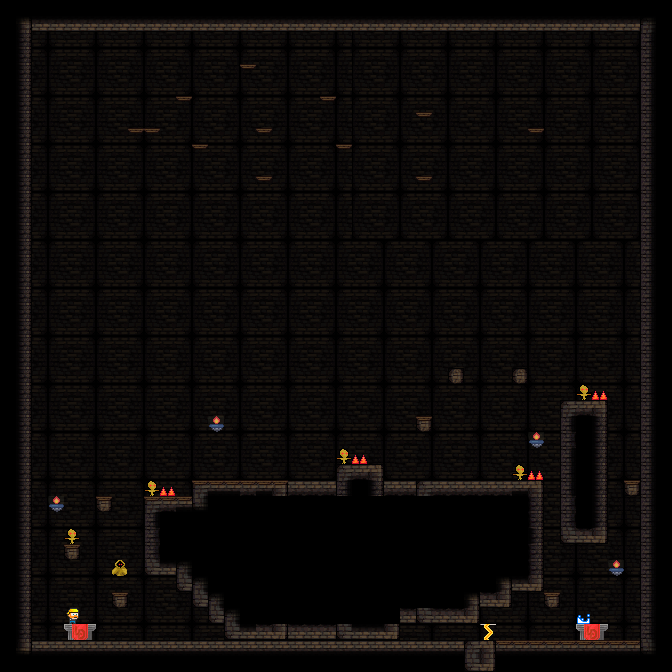

A 2D game scene composited from a Tiled map and its tileset images. What follows is a short description and the map's XML, with each tile layer's data collapsed to a summary:
An orthogonal 42x42 tile map with 16x16 px tiles, 5 tile layers (back, stage, deco, unit, ...).

<map version="1.2" tiledversion="1.3.0" orientation="orthogonal" renderorder="right-down" compressionlevel="0" width="42" height="42" tilewidth="16" tileheight="16" infinite="0" nextlayerid="6" nextobjectid="4">
 <tileset firstgid="1" name="dungeonTileSet" tilewidth="16" tileheight="16" tilecount="1024" columns="32">
  <image source="dungeonTileset.png" width="512" height="512" />
  <terraintypes>
   <terrain name="blocks" tile="-1" />
  </terraintypes>
  <tile id="4" terrain=",,,0" />
  <tile id="5" terrain=",,0,0" />
  <tile id="6" terrain=",,0," />
  <tile id="12" terrain="0,0,0," />
  <tile id="13" terrain="0,0,," />
  <tile id="14" terrain="0,0,,0" />
  <tile id="36" terrain=",0,,0" />
  <tile id="37" terrain="0,0,0,0" />
  <tile id="38" terrain="0,,0," />
  <tile id="44" terrain="0,,0," />
  <tile id="46" terrain=",0,,0" />
  <tile id="68" terrain=",0,," />
  <tile id="69" terrain="0,0,," />
  <tile id="70" terrain="0,,," />
  <tile id="76" terrain="0,,0,0" />
  <tile id="77" terrain=",,0,0" />
  <tile id="78" terrain=",0,0,0" />
 </tileset>
 <layer id="1" name="back" width="42" height="42">
  <data>[1764 cells, 1764 non-empty, 9 distinct tile ids]</data>
 </layer>
 <layer id="2" name="stage" width="42" height="42">
  <data>[1764 cells, 579 non-empty, 20 distinct tile ids]</data>
 </layer>
 <layer id="3" name="deco" width="42" height="42">
  <data>[1764 cells, 32 non-empty, 3 distinct tile ids]</data>
 </layer>
 <layer id="4" name="unit" width="42" height="42">
  <data>[1764 cells, 21 non-empty, 11 distinct tile ids]</data>
 </layer>
 <layer id="5" name="fore" width="42" height="42">
  <data>[1764 cells, 14 non-empty, 2 distinct tile ids]</data>
 </layer>
</map>
